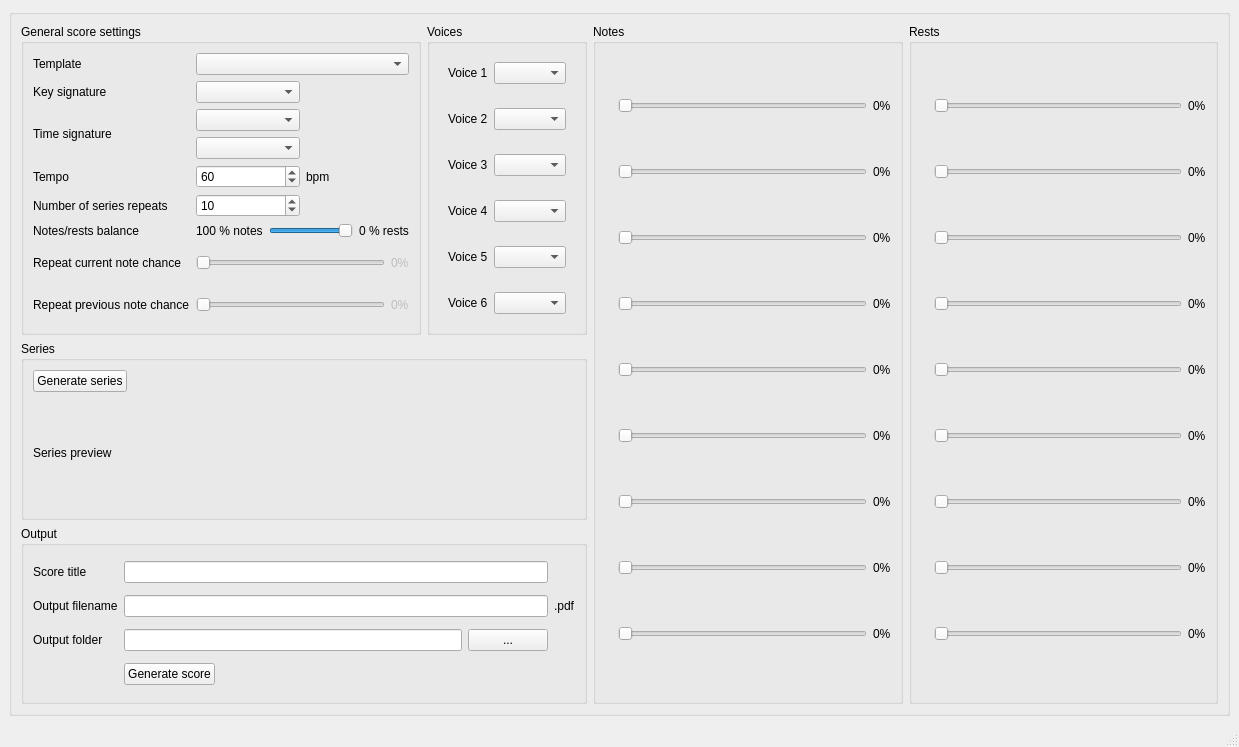
<?xml version="1.0" encoding="UTF-8"?>
<ui version="4.0">
 <class>MainWindow</class>
 <widget class="QMainWindow" name="MainWindow">
  <property name="geometry">
   <rect>
    <x>0</x>
    <y>0</y>
    <width>1239</width>
    <height>747</height>
   </rect>
  </property>
  <property name="windowTitle">
   <string>Dodecaphony</string>
  </property>
  <widget class="QWidget" name="centralwidget">
   <layout class="QGridLayout" name="gridLayout_4">
    <item row="0" column="0">
     <widget class="QGroupBox" name="groupBox">
      <property name="title">
       <string/>
      </property>
      <layout class="QGridLayout" name="gridLayout_6">
       <item row="0" column="0" colspan="2">
        <widget class="QGroupBox" name="groupBox_4">
         <property name="title">
          <string>General score settings</string>
         </property>
         <layout class="QGridLayout" name="gridLayout_5">
          <item row="3" column="1">
           <layout class="QVBoxLayout" name="verticalLayout">
            <item>
             <widget class="QComboBox" name="time_enumerator">
              <property name="styleSheet">
               <string notr="true"/>
              </property>
             </widget>
            </item>
            <item>
             <widget class="QComboBox" name="time_denominator">
              <property name="styleSheet">
               <string notr="true"/>
              </property>
             </widget>
            </item>
           </layout>
          </item>
          <item row="1" column="0">
           <widget class="QLabel" name="label_4">
            <property name="text">
             <string>Key signature</string>
            </property>
            <property name="buddy">
             <cstring>key</cstring>
            </property>
           </widget>
          </item>
          <item row="6" column="1" colspan="2">
           <layout class="QGridLayout" name="gridLayout">
            <item row="0" column="1">
             <widget class="QSlider" name="notes_rests_slider">
              <property name="maximum">
               <number>100</number>
              </property>
              <property name="sliderPosition">
               <number>100</number>
              </property>
              <property name="orientation">
               <enum>Qt::Horizontal</enum>
              </property>
             </widget>
            </item>
            <item row="0" column="3">
             <widget class="QLabel" name="percent_rests">
              <property name="text">
               <string>0 % rests</string>
              </property>
             </widget>
            </item>
            <item row="0" column="0">
             <widget class="QLabel" name="percent_notes">
              <property name="text">
               <string>100 % notes</string>
              </property>
              <property name="buddy">
               <cstring>notes_rests_slider</cstring>
              </property>
             </widget>
            </item>
           </layout>
          </item>
          <item row="3" column="0">
           <widget class="QLabel" name="label_6">
            <property name="text">
             <string>Time signature</string>
            </property>
           </widget>
          </item>
          <item row="7" column="0">
           <widget class="QLabel" name="label_12">
            <property name="text">
             <string>Repeat current note chance</string>
            </property>
           </widget>
          </item>
          <item row="6" column="0">
           <widget class="QLabel" name="label_8">
            <property name="text">
             <string>Notes/rests balance</string>
            </property>
           </widget>
          </item>
          <item row="4" column="0">
           <widget class="QLabel" name="label_5">
            <property name="text">
             <string>Tempo</string>
            </property>
            <property name="buddy">
             <cstring>tempo</cstring>
            </property>
           </widget>
          </item>
          <item row="0" column="0">
           <widget class="QLabel" name="label">
            <property name="text">
             <string>Template</string>
            </property>
            <property name="buddy">
             <cstring>composition_mode</cstring>
            </property>
           </widget>
          </item>
          <item row="4" column="1">
           <widget class="QSpinBox" name="tempo">
            <property name="minimum">
             <number>12</number>
            </property>
            <property name="maximum">
             <number>200</number>
            </property>
            <property name="value">
             <number>60</number>
            </property>
           </widget>
          </item>
          <item row="1" column="1">
           <widget class="QComboBox" name="key"/>
          </item>
          <item row="4" column="2">
           <widget class="QLabel" name="label_17">
            <property name="text">
             <string>bpm</string>
            </property>
            <property name="buddy">
             <cstring>tempo</cstring>
            </property>
           </widget>
          </item>
          <item row="5" column="1">
           <widget class="QSpinBox" name="no_of_repeats">
            <property name="minimum">
             <number>1</number>
            </property>
            <property name="value">
             <number>10</number>
            </property>
           </widget>
          </item>
          <item row="5" column="0">
           <widget class="QLabel" name="label_2">
            <property name="text">
             <string>Number of series repeats</string>
            </property>
            <property name="buddy">
             <cstring>no_of_repeats</cstring>
            </property>
           </widget>
          </item>
          <item row="8" column="0">
           <widget class="QLabel" name="label_11">
            <property name="text">
             <string>Repeat previous note chance</string>
            </property>
           </widget>
          </item>
          <item row="7" column="1" colspan="2">
           <layout class="QHBoxLayout" name="horizontalLayout_3">
            <item>
             <widget class="QSlider" name="currentslider">
              <property name="enabled">
               <bool>false</bool>
              </property>
              <property name="minimum">
               <number>0</number>
              </property>
              <property name="maximum">
               <number>99</number>
              </property>
              <property name="orientation">
               <enum>Qt::Horizontal</enum>
              </property>
             </widget>
            </item>
            <item>
             <widget class="QLabel" name="currentpercentage">
              <property name="enabled">
               <bool>false</bool>
              </property>
              <property name="text">
               <string>0%</string>
              </property>
              <property name="buddy">
               <cstring>currentslider</cstring>
              </property>
             </widget>
            </item>
           </layout>
          </item>
          <item row="8" column="1" colspan="2">
           <layout class="QHBoxLayout" name="horizontalLayout_2">
            <item>
             <widget class="QSlider" name="previousslider">
              <property name="enabled">
               <bool>false</bool>
              </property>
              <property name="minimum">
               <number>0</number>
              </property>
              <property name="maximum">
               <number>99</number>
              </property>
              <property name="orientation">
               <enum>Qt::Horizontal</enum>
              </property>
             </widget>
            </item>
            <item>
             <widget class="QLabel" name="previouspercentage">
              <property name="enabled">
               <bool>false</bool>
              </property>
              <property name="text">
               <string>0%</string>
              </property>
              <property name="buddy">
               <cstring>previousslider</cstring>
              </property>
             </widget>
            </item>
           </layout>
          </item>
          <item row="0" column="1" colspan="2">
           <widget class="QComboBox" name="composition_mode"/>
          </item>
         </layout>
        </widget>
       </item>
       <item row="0" column="2">
        <widget class="QGroupBox" name="groupBox_2">
         <property name="title">
          <string>Voices</string>
         </property>
         <layout class="QGridLayout" name="gridLayout_2">
          <item row="0" column="0" colspan="2">
           <layout class="QVBoxLayout" name="verticalLayout_2">
            <item>
             <widget class="QWidget" name="v1" native="true">
              <layout class="QHBoxLayout" name="horizontalLayout_6">
               <item>
                <widget class="QLabel" name="voice1label">
                 <property name="styleSheet">
                  <string notr="true"/>
                 </property>
                 <property name="text">
                  <string>Voice 1</string>
                 </property>
                 <property name="buddy">
                  <cstring>voice1</cstring>
                 </property>
                </widget>
               </item>
               <item>
                <widget class="QComboBox" name="voice1"/>
               </item>
              </layout>
             </widget>
            </item>
            <item>
             <widget class="QWidget" name="v2" native="true">
              <layout class="QHBoxLayout" name="horizontalLayout_7">
               <item>
                <widget class="QLabel" name="voice2label">
                 <property name="styleSheet">
                  <string notr="true"/>
                 </property>
                 <property name="text">
                  <string>Voice 2</string>
                 </property>
                 <property name="buddy">
                  <cstring>voice2</cstring>
                 </property>
                </widget>
               </item>
               <item>
                <widget class="QComboBox" name="voice2"/>
               </item>
              </layout>
             </widget>
            </item>
            <item>
             <widget class="QWidget" name="v3_2" native="true">
              <layout class="QHBoxLayout" name="v3">
               <item>
                <widget class="QLabel" name="voice3label">
                 <property name="styleSheet">
                  <string notr="true"/>
                 </property>
                 <property name="text">
                  <string>Voice 3</string>
                 </property>
                 <property name="buddy">
                  <cstring>voice3</cstring>
                 </property>
                </widget>
               </item>
               <item>
                <widget class="QComboBox" name="voice3"/>
               </item>
              </layout>
             </widget>
            </item>
            <item>
             <widget class="QWidget" name="v4_2" native="true">
              <layout class="QHBoxLayout" name="v4">
               <item>
                <widget class="QLabel" name="voice4label">
                 <property name="styleSheet">
                  <string notr="true"/>
                 </property>
                 <property name="text">
                  <string>Voice 4</string>
                 </property>
                 <property name="buddy">
                  <cstring>voice4</cstring>
                 </property>
                </widget>
               </item>
               <item>
                <widget class="QComboBox" name="voice4"/>
               </item>
              </layout>
             </widget>
            </item>
            <item>
             <widget class="QWidget" name="v5_2" native="true">
              <layout class="QHBoxLayout" name="v5">
               <item>
                <widget class="QLabel" name="voice5label">
                 <property name="styleSheet">
                  <string notr="true"/>
                 </property>
                 <property name="text">
                  <string>Voice 5</string>
                 </property>
                 <property name="buddy">
                  <cstring>voice5</cstring>
                 </property>
                </widget>
               </item>
               <item>
                <widget class="QComboBox" name="voice5"/>
               </item>
              </layout>
             </widget>
            </item>
            <item>
             <widget class="QWidget" name="v6_2" native="true">
              <layout class="QHBoxLayout" name="v6">
               <item>
                <widget class="QLabel" name="voice6label">
                 <property name="styleSheet">
                  <string notr="true"/>
                 </property>
                 <property name="text">
                  <string>Voice 6</string>
                 </property>
                 <property name="buddy">
                  <cstring>voice6</cstring>
                 </property>
                </widget>
               </item>
               <item>
                <widget class="QComboBox" name="voice6"/>
               </item>
              </layout>
             </widget>
            </item>
           </layout>
          </item>
         </layout>
        </widget>
       </item>
       <item row="1" column="0" colspan="3">
        <widget class="QGroupBox" name="groupBox_8">
         <property name="title">
          <string>Series</string>
         </property>
         <layout class="QGridLayout" name="gridLayout_10">
          <item row="0" column="0">
           <widget class="QPushButton" name="generate_series">
            <property name="text">
             <string>Generate series</string>
            </property>
           </widget>
          </item>
          <item row="0" column="1">
           <spacer name="horizontalSpacer">
            <property name="orientation">
             <enum>Qt::Horizontal</enum>
            </property>
            <property name="sizeHint" stdset="0">
             <size>
              <width>40</width>
              <height>20</height>
             </size>
            </property>
           </spacer>
          </item>
          <item row="1" column="0" colspan="2">
           <widget class="QLabel" name="series_preview_label">
            <property name="text">
             <string>Series preview</string>
            </property>
           </widget>
          </item>
         </layout>
        </widget>
       </item>
       <item row="0" column="3" rowspan="3">
        <widget class="QGroupBox" name="groupBox_5">
         <property name="title">
          <string>Notes</string>
         </property>
         <layout class="QGridLayout" name="gridLayout_8">
          <item row="3" column="1">
           <widget class="QSlider" name="dotted_half_note_slider">
            <property name="maximum">
             <number>100</number>
            </property>
            <property name="orientation">
             <enum>Qt::Horizontal</enum>
            </property>
           </widget>
          </item>
          <item row="7" column="2">
           <widget class="QLabel" name="dotted_eighth_note_pc">
            <property name="text">
             <string>0%</string>
            </property>
           </widget>
          </item>
          <item row="6" column="2">
           <widget class="QLabel" name="eighth_note_pc">
            <property name="text">
             <string>0%</string>
            </property>
           </widget>
          </item>
          <item row="1" column="2">
           <widget class="QLabel" name="dotted_whole_note_pc">
            <property name="text">
             <string>0%</string>
            </property>
           </widget>
          </item>
          <item row="1" column="1">
           <widget class="QSlider" name="dotted_whole_note_slider">
            <property name="maximum">
             <number>100</number>
            </property>
            <property name="orientation">
             <enum>Qt::Horizontal</enum>
            </property>
           </widget>
          </item>
          <item row="5" column="0">
           <widget class="QLabel" name="dotted_quarter_note">
            <property name="text">
             <string/>
            </property>
            <property name="pixmap">
             <pixmap resource="resources.qrc">:/icons/dotted quarter note</pixmap>
            </property>
            <property name="scaledContents">
             <bool>true</bool>
            </property>
           </widget>
          </item>
          <item row="7" column="1">
           <widget class="QSlider" name="dotted_eighth_note_slider">
            <property name="maximum">
             <number>100</number>
            </property>
            <property name="orientation">
             <enum>Qt::Horizontal</enum>
            </property>
           </widget>
          </item>
          <item row="5" column="2">
           <widget class="QLabel" name="dotted_quarter_note_pc">
            <property name="text">
             <string>0%</string>
            </property>
           </widget>
          </item>
          <item row="4" column="2">
           <widget class="QLabel" name="quarter_note_pc">
            <property name="text">
             <string>0%</string>
            </property>
           </widget>
          </item>
          <item row="1" column="0">
           <widget class="QLabel" name="dotted_whole_note">
            <property name="text">
             <string/>
            </property>
            <property name="pixmap">
             <pixmap resource="resources.qrc">:/icons/dotted whole note</pixmap>
            </property>
            <property name="scaledContents">
             <bool>true</bool>
            </property>
           </widget>
          </item>
          <item row="0" column="2">
           <widget class="QLabel" name="whole_note_pc">
            <property name="styleSheet">
             <string notr="true"/>
            </property>
            <property name="text">
             <string>0%</string>
            </property>
           </widget>
          </item>
          <item row="3" column="0">
           <widget class="QLabel" name="dotted_half_note">
            <property name="text">
             <string/>
            </property>
            <property name="pixmap">
             <pixmap resource="resources.qrc">:/icons/dotted half note</pixmap>
            </property>
            <property name="scaledContents">
             <bool>true</bool>
            </property>
           </widget>
          </item>
          <item row="6" column="1">
           <widget class="QSlider" name="eighth_note_slider">
            <property name="maximum">
             <number>100</number>
            </property>
            <property name="orientation">
             <enum>Qt::Horizontal</enum>
            </property>
           </widget>
          </item>
          <item row="8" column="1">
           <widget class="QSlider" name="sixteenth_note_slider">
            <property name="maximum">
             <number>100</number>
            </property>
            <property name="orientation">
             <enum>Qt::Horizontal</enum>
            </property>
           </widget>
          </item>
          <item row="5" column="1">
           <widget class="QSlider" name="dotted_quarter_note_slider">
            <property name="maximum">
             <number>100</number>
            </property>
            <property name="orientation">
             <enum>Qt::Horizontal</enum>
            </property>
           </widget>
          </item>
          <item row="3" column="2">
           <widget class="QLabel" name="dotted_half_note_pc">
            <property name="text">
             <string>0%</string>
            </property>
           </widget>
          </item>
          <item row="0" column="1">
           <widget class="QSlider" name="whole_note_slider">
            <property name="sizePolicy">
             <sizepolicy hsizetype="Expanding" vsizetype="Fixed">
              <horstretch>0</horstretch>
              <verstretch>0</verstretch>
             </sizepolicy>
            </property>
            <property name="maximum">
             <number>100</number>
            </property>
            <property name="orientation">
             <enum>Qt::Horizontal</enum>
            </property>
           </widget>
          </item>
          <item row="6" column="0">
           <widget class="QLabel" name="label_19">
            <property name="text">
             <string/>
            </property>
            <property name="pixmap">
             <pixmap resource="resources.qrc">:/icons/eighth note</pixmap>
            </property>
            <property name="scaledContents">
             <bool>true</bool>
            </property>
            <property name="buddy">
             <cstring>eighth_note_slider</cstring>
            </property>
           </widget>
          </item>
          <item row="2" column="2">
           <widget class="QLabel" name="half_note_pc">
            <property name="text">
             <string>0%</string>
            </property>
           </widget>
          </item>
          <item row="2" column="0">
           <widget class="QLabel" name="label_15">
            <property name="styleSheet">
             <string notr="true"/>
            </property>
            <property name="text">
             <string/>
            </property>
            <property name="pixmap">
             <pixmap resource="resources.qrc">:/icons/half note</pixmap>
            </property>
            <property name="scaledContents">
             <bool>true</bool>
            </property>
            <property name="buddy">
             <cstring>half_note_slider</cstring>
            </property>
           </widget>
          </item>
          <item row="7" column="0">
           <widget class="QLabel" name="dotted_eighth_note">
            <property name="text">
             <string/>
            </property>
            <property name="pixmap">
             <pixmap resource="resources.qrc">:/icons/dotted eighth note</pixmap>
            </property>
            <property name="scaledContents">
             <bool>true</bool>
            </property>
           </widget>
          </item>
          <item row="2" column="1">
           <widget class="QSlider" name="half_note_slider">
            <property name="maximum">
             <number>100</number>
            </property>
            <property name="orientation">
             <enum>Qt::Horizontal</enum>
            </property>
           </widget>
          </item>
          <item row="4" column="0">
           <widget class="QLabel" name="label_16">
            <property name="text">
             <string/>
            </property>
            <property name="pixmap">
             <pixmap resource="resources.qrc">:/icons/quarter note</pixmap>
            </property>
            <property name="scaledContents">
             <bool>true</bool>
            </property>
            <property name="buddy">
             <cstring>quarter_note_slider</cstring>
            </property>
           </widget>
          </item>
          <item row="8" column="2">
           <widget class="QLabel" name="sixteenth_note_pc">
            <property name="text">
             <string>0%</string>
            </property>
           </widget>
          </item>
          <item row="8" column="0">
           <widget class="QLabel" name="label_20">
            <property name="text">
             <string/>
            </property>
            <property name="pixmap">
             <pixmap resource="resources.qrc">:/icons/sixteenth note</pixmap>
            </property>
            <property name="scaledContents">
             <bool>true</bool>
            </property>
            <property name="buddy">
             <cstring>sixteenth_note_slider</cstring>
            </property>
           </widget>
          </item>
          <item row="0" column="0">
           <widget class="QLabel" name="label_14">
            <property name="text">
             <string/>
            </property>
            <property name="pixmap">
             <pixmap resource="resources.qrc">:/icons/whole note</pixmap>
            </property>
            <property name="scaledContents">
             <bool>true</bool>
            </property>
            <property name="buddy">
             <cstring>whole_note_slider</cstring>
            </property>
           </widget>
          </item>
          <item row="4" column="1">
           <widget class="QSlider" name="quarter_note_slider">
            <property name="maximum">
             <number>100</number>
            </property>
            <property name="orientation">
             <enum>Qt::Horizontal</enum>
            </property>
           </widget>
          </item>
         </layout>
        </widget>
       </item>
       <item row="2" column="0" colspan="3">
        <widget class="QGroupBox" name="groupBox_3">
         <property name="title">
          <string>Output</string>
         </property>
         <layout class="QGridLayout" name="gridLayout_3">
          <item row="0" column="1">
           <widget class="QLabel" name="label_13">
            <property name="text">
             <string>Score title</string>
            </property>
            <property name="buddy">
             <cstring>score_title</cstring>
            </property>
           </widget>
          </item>
          <item row="1" column="3">
           <widget class="QLabel" name="label_10">
            <property name="text">
             <string>.pdf</string>
            </property>
            <property name="buddy">
             <cstring>output_filename_2</cstring>
            </property>
           </widget>
          </item>
          <item row="2" column="2">
           <layout class="QHBoxLayout" name="horizontalLayout">
            <item>
             <widget class="QLineEdit" name="output_foldername"/>
            </item>
            <item>
             <widget class="QPushButton" name="open_file_explorer">
              <property name="text">
               <string>...</string>
              </property>
             </widget>
            </item>
           </layout>
          </item>
          <item row="2" column="1">
           <widget class="QLabel" name="label_7">
            <property name="text">
             <string>Output folder</string>
            </property>
            <property name="buddy">
             <cstring>output_foldername</cstring>
            </property>
           </widget>
          </item>
          <item row="1" column="2">
           <widget class="QLineEdit" name="output_filename_2"/>
          </item>
          <item row="1" column="1">
           <widget class="QLabel" name="label_9">
            <property name="text">
             <string>Output filename</string>
            </property>
            <property name="buddy">
             <cstring>output_filename_2</cstring>
            </property>
           </widget>
          </item>
          <item row="0" column="2">
           <widget class="QLineEdit" name="score_title"/>
          </item>
          <item row="3" column="2">
           <widget class="QPushButton" name="generate_score">
            <property name="sizePolicy">
             <sizepolicy hsizetype="Fixed" vsizetype="Fixed">
              <horstretch>0</horstretch>
              <verstretch>0</verstretch>
             </sizepolicy>
            </property>
            <property name="styleSheet">
             <string notr="true"/>
            </property>
            <property name="text">
             <string>Generate score</string>
            </property>
           </widget>
          </item>
         </layout>
        </widget>
       </item>
       <item row="0" column="4" rowspan="3">
        <widget class="QGroupBox" name="groupBox_7">
         <property name="title">
          <string>Rests</string>
         </property>
         <layout class="QGridLayout" name="gridLayout_9">
          <item row="5" column="1">
           <widget class="QSlider" name="dotted_quarter_rest_slider">
            <property name="maximum">
             <number>100</number>
            </property>
            <property name="orientation">
             <enum>Qt::Horizontal</enum>
            </property>
           </widget>
          </item>
          <item row="8" column="2">
           <widget class="QLabel" name="sixteenth_rest_pc">
            <property name="text">
             <string>0%</string>
            </property>
           </widget>
          </item>
          <item row="5" column="2">
           <widget class="QLabel" name="dotted_quarter_rest_pc">
            <property name="text">
             <string>0%</string>
            </property>
           </widget>
          </item>
          <item row="3" column="0">
           <widget class="QLabel" name="dotted_half_rest">
            <property name="text">
             <string/>
            </property>
            <property name="pixmap">
             <pixmap resource="resources.qrc">:/icons/dotted half rest</pixmap>
            </property>
            <property name="scaledContents">
             <bool>true</bool>
            </property>
           </widget>
          </item>
          <item row="8" column="1">
           <widget class="QSlider" name="sixteenth_rest_slider">
            <property name="maximum">
             <number>100</number>
            </property>
            <property name="orientation">
             <enum>Qt::Horizontal</enum>
            </property>
           </widget>
          </item>
          <item row="0" column="1">
           <widget class="QSlider" name="whole_rest_slider">
            <property name="maximum">
             <number>100</number>
            </property>
            <property name="orientation">
             <enum>Qt::Horizontal</enum>
            </property>
           </widget>
          </item>
          <item row="4" column="2">
           <widget class="QLabel" name="quarter_rest_pc">
            <property name="text">
             <string>0%</string>
            </property>
           </widget>
          </item>
          <item row="6" column="2">
           <widget class="QLabel" name="eighth_rest_pc">
            <property name="text">
             <string>0%</string>
            </property>
           </widget>
          </item>
          <item row="4" column="1">
           <widget class="QSlider" name="quarter_rest_slider">
            <property name="maximum">
             <number>100</number>
            </property>
            <property name="orientation">
             <enum>Qt::Horizontal</enum>
            </property>
           </widget>
          </item>
          <item row="1" column="2">
           <widget class="QLabel" name="dotted_whole_rest_pc">
            <property name="text">
             <string>0%</string>
            </property>
           </widget>
          </item>
          <item row="2" column="0">
           <widget class="QLabel" name="label_23">
            <property name="text">
             <string/>
            </property>
            <property name="pixmap">
             <pixmap resource="resources.qrc">:/icons/half rest</pixmap>
            </property>
            <property name="scaledContents">
             <bool>true</bool>
            </property>
            <property name="buddy">
             <cstring>half_rest_slider</cstring>
            </property>
           </widget>
          </item>
          <item row="6" column="0">
           <widget class="QLabel" name="label_25">
            <property name="text">
             <string/>
            </property>
            <property name="pixmap">
             <pixmap resource="resources.qrc">:/icons/eighth rest</pixmap>
            </property>
            <property name="scaledContents">
             <bool>true</bool>
            </property>
            <property name="buddy">
             <cstring>eighth_rest_slider</cstring>
            </property>
           </widget>
          </item>
          <item row="1" column="0">
           <widget class="QLabel" name="dotted_whole_rest">
            <property name="text">
             <string/>
            </property>
            <property name="pixmap">
             <pixmap resource="resources.qrc">:/icons/dotted whole rest</pixmap>
            </property>
            <property name="scaledContents">
             <bool>true</bool>
            </property>
           </widget>
          </item>
          <item row="2" column="1">
           <widget class="QSlider" name="half_rest_slider">
            <property name="maximum">
             <number>100</number>
            </property>
            <property name="orientation">
             <enum>Qt::Horizontal</enum>
            </property>
           </widget>
          </item>
          <item row="0" column="0">
           <widget class="QLabel" name="label_22">
            <property name="text">
             <string/>
            </property>
            <property name="pixmap">
             <pixmap resource="resources.qrc">:/icons/whole rest</pixmap>
            </property>
            <property name="scaledContents">
             <bool>true</bool>
            </property>
            <property name="buddy">
             <cstring>whole_rest_slider</cstring>
            </property>
           </widget>
          </item>
          <item row="5" column="0">
           <widget class="QLabel" name="dotted_quarter_rest">
            <property name="text">
             <string/>
            </property>
            <property name="pixmap">
             <pixmap resource="resources.qrc">:/icons/dotted quarter rest</pixmap>
            </property>
            <property name="scaledContents">
             <bool>true</bool>
            </property>
           </widget>
          </item>
          <item row="6" column="1">
           <widget class="QSlider" name="eighth_rest_slider">
            <property name="maximum">
             <number>100</number>
            </property>
            <property name="orientation">
             <enum>Qt::Horizontal</enum>
            </property>
           </widget>
          </item>
          <item row="4" column="0">
           <widget class="QLabel" name="label_24">
            <property name="text">
             <string/>
            </property>
            <property name="pixmap">
             <pixmap resource="resources.qrc">:/icons/quarter rest</pixmap>
            </property>
            <property name="scaledContents">
             <bool>true</bool>
            </property>
            <property name="buddy">
             <cstring>quarter_rest_slider</cstring>
            </property>
           </widget>
          </item>
          <item row="0" column="2">
           <widget class="QLabel" name="whole_rest_pc">
            <property name="text">
             <string>0%</string>
            </property>
           </widget>
          </item>
          <item row="1" column="1">
           <widget class="QSlider" name="dotted_whole_rest_slider">
            <property name="maximum">
             <number>100</number>
            </property>
            <property name="orientation">
             <enum>Qt::Horizontal</enum>
            </property>
           </widget>
          </item>
          <item row="2" column="2">
           <widget class="QLabel" name="half_rest_pc">
            <property name="text">
             <string>0%</string>
            </property>
           </widget>
          </item>
          <item row="8" column="0">
           <widget class="QLabel" name="label_26">
            <property name="text">
             <string/>
            </property>
            <property name="pixmap">
             <pixmap resource="resources.qrc">:/icons/sixteenth rest</pixmap>
            </property>
            <property name="scaledContents">
             <bool>true</bool>
            </property>
            <property name="buddy">
             <cstring>sixteenth_rest_slider</cstring>
            </property>
           </widget>
          </item>
          <item row="3" column="1">
           <widget class="QSlider" name="dotted_half_rest_slider">
            <property name="maximum">
             <number>100</number>
            </property>
            <property name="orientation">
             <enum>Qt::Horizontal</enum>
            </property>
           </widget>
          </item>
          <item row="3" column="2">
           <widget class="QLabel" name="dotted_half_rest_pc">
            <property name="text">
             <string>0%</string>
            </property>
           </widget>
          </item>
          <item row="7" column="0">
           <widget class="QLabel" name="dotted_eighth_rest">
            <property name="text">
             <string/>
            </property>
            <property name="pixmap">
             <pixmap resource="resources.qrc">:/icons/dotted eighth rest</pixmap>
            </property>
            <property name="scaledContents">
             <bool>true</bool>
            </property>
           </widget>
          </item>
          <item row="7" column="1">
           <widget class="QSlider" name="dotted_eighth_rest_slider">
            <property name="maximum">
             <number>100</number>
            </property>
            <property name="orientation">
             <enum>Qt::Horizontal</enum>
            </property>
           </widget>
          </item>
          <item row="7" column="2">
           <widget class="QLabel" name="dotted_eighth_rest_labe">
            <property name="text">
             <string>0%</string>
            </property>
           </widget>
          </item>
         </layout>
        </widget>
       </item>
      </layout>
     </widget>
    </item>
   </layout>
  </widget>
  <widget class="QStatusBar" name="statusbar"/>
 </widget>
 <tabstops>
  <tabstop>key</tabstop>
  <tabstop>time_enumerator</tabstop>
  <tabstop>time_denominator</tabstop>
  <tabstop>tempo</tabstop>
  <tabstop>notes_rests_slider</tabstop>
  <tabstop>currentslider</tabstop>
  <tabstop>previousslider</tabstop>
  <tabstop>whole_note_slider</tabstop>
  <tabstop>half_note_slider</tabstop>
  <tabstop>quarter_note_slider</tabstop>
  <tabstop>eighth_note_slider</tabstop>
  <tabstop>sixteenth_note_slider</tabstop>
  <tabstop>voice1</tabstop>
  <tabstop>voice2</tabstop>
  <tabstop>voice3</tabstop>
  <tabstop>voice4</tabstop>
  <tabstop>voice5</tabstop>
  <tabstop>voice6</tabstop>
  <tabstop>whole_rest_slider</tabstop>
  <tabstop>half_rest_slider</tabstop>
  <tabstop>quarter_rest_slider</tabstop>
  <tabstop>eighth_rest_slider</tabstop>
  <tabstop>sixteenth_rest_slider</tabstop>
  <tabstop>score_title</tabstop>
  <tabstop>output_filename_2</tabstop>
  <tabstop>output_foldername</tabstop>
  <tabstop>open_file_explorer</tabstop>
 </tabstops>
 <resources>
  <include location="resources.qrc"/>
 </resources>
 <connections/>
</ui>
